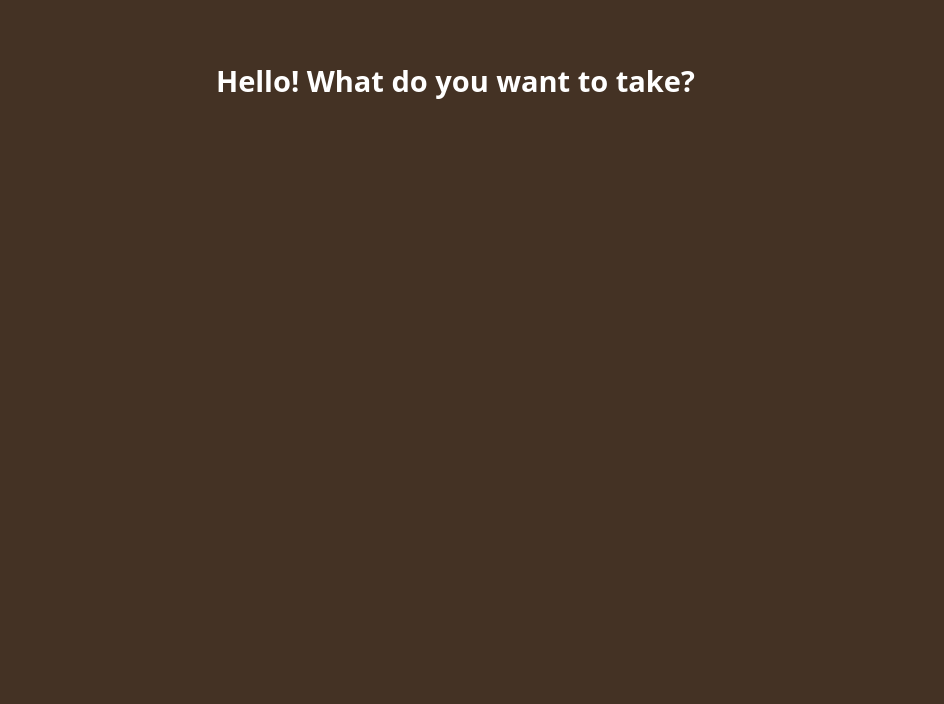
<?xml version="1.0" encoding="UTF-8"?>
<ui version="4.0">
 <class>BuyProduct</class>
 <widget class="QDialog" name="BuyProduct">
  <property name="geometry">
   <rect>
    <x>0</x>
    <y>0</y>
    <width>944</width>
    <height>704</height>
   </rect>
  </property>
  <property name="windowTitle">
   <string>Dialog</string>
  </property>
  <property name="styleSheet">
   <string notr="true">background-color: rgb(68, 50, 36);</string>
  </property>
  <widget class="QLabel" name="label">
   <property name="geometry">
    <rect>
     <x>150</x>
     <y>50</y>
     <width>611</width>
     <height>61</height>
    </rect>
   </property>
   <property name="font">
    <font>
     <family>Sans</family>
     <pointsize>22</pointsize>
     <weight>75</weight>
     <bold>true</bold>
    </font>
   </property>
   <property name="styleSheet">
    <string notr="true">color: rgb(255, 255, 255);</string>
   </property>
   <property name="text">
    <string>Hello! What do you want to take?</string>
   </property>
   <property name="alignment">
    <set>Qt::AlignCenter</set>
   </property>
  </widget>
  <widget class="QPushButton" name="takeButton">
   <property name="geometry">
    <rect>
     <x>230</x>
     <y>170</y>
     <width>431</width>
     <height>431</height>
    </rect>
   </property>
   <property name="styleSheet">
    <string notr="true">background-image: url(:/images/liquid_foam.png);</string>
   </property>
   <property name="text">
    <string/>
   </property>
   <property name="flat">
    <bool>true</bool>
   </property>
  </widget>
 </widget>
 <resources/>
 <connections/>
</ui>
